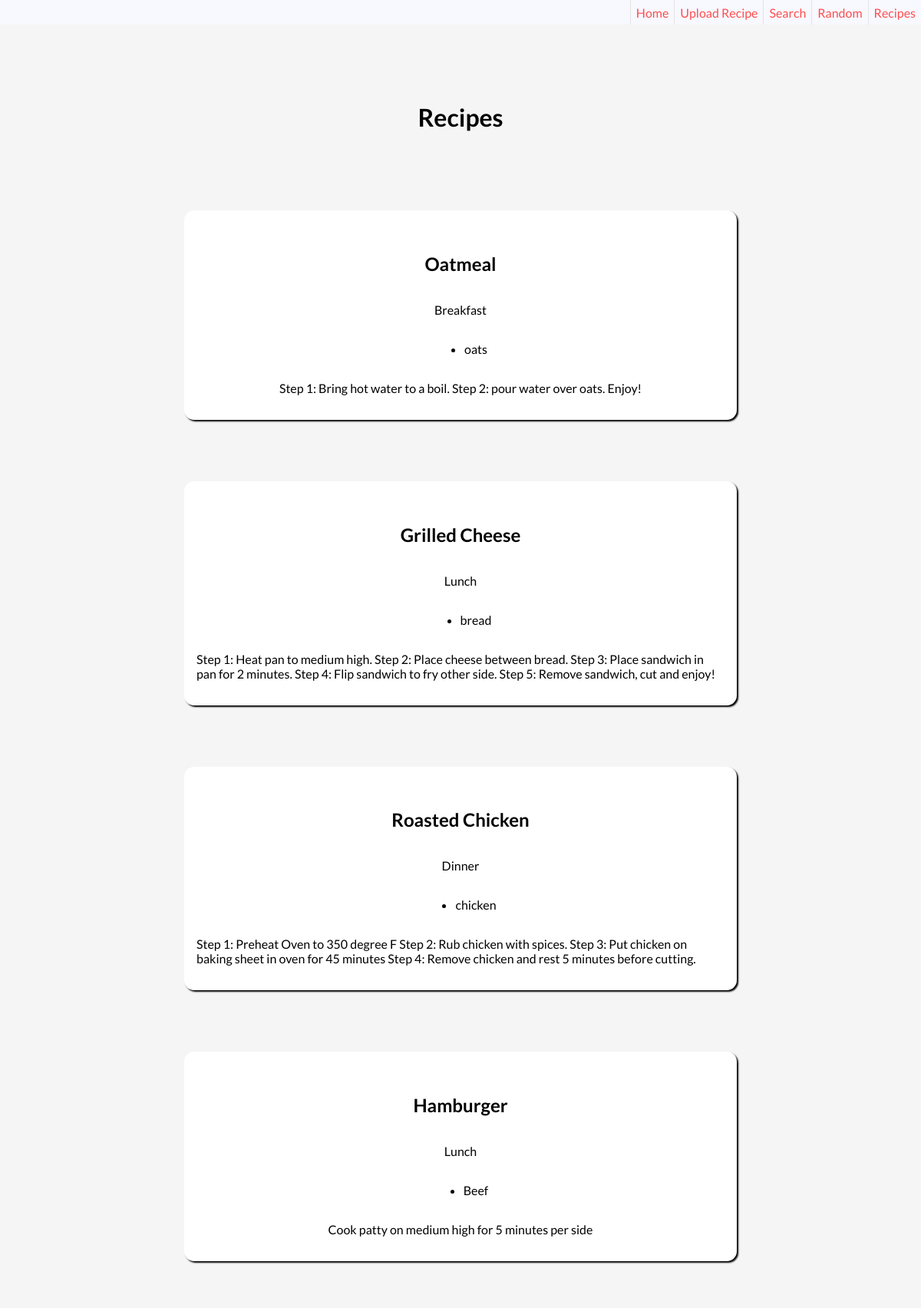
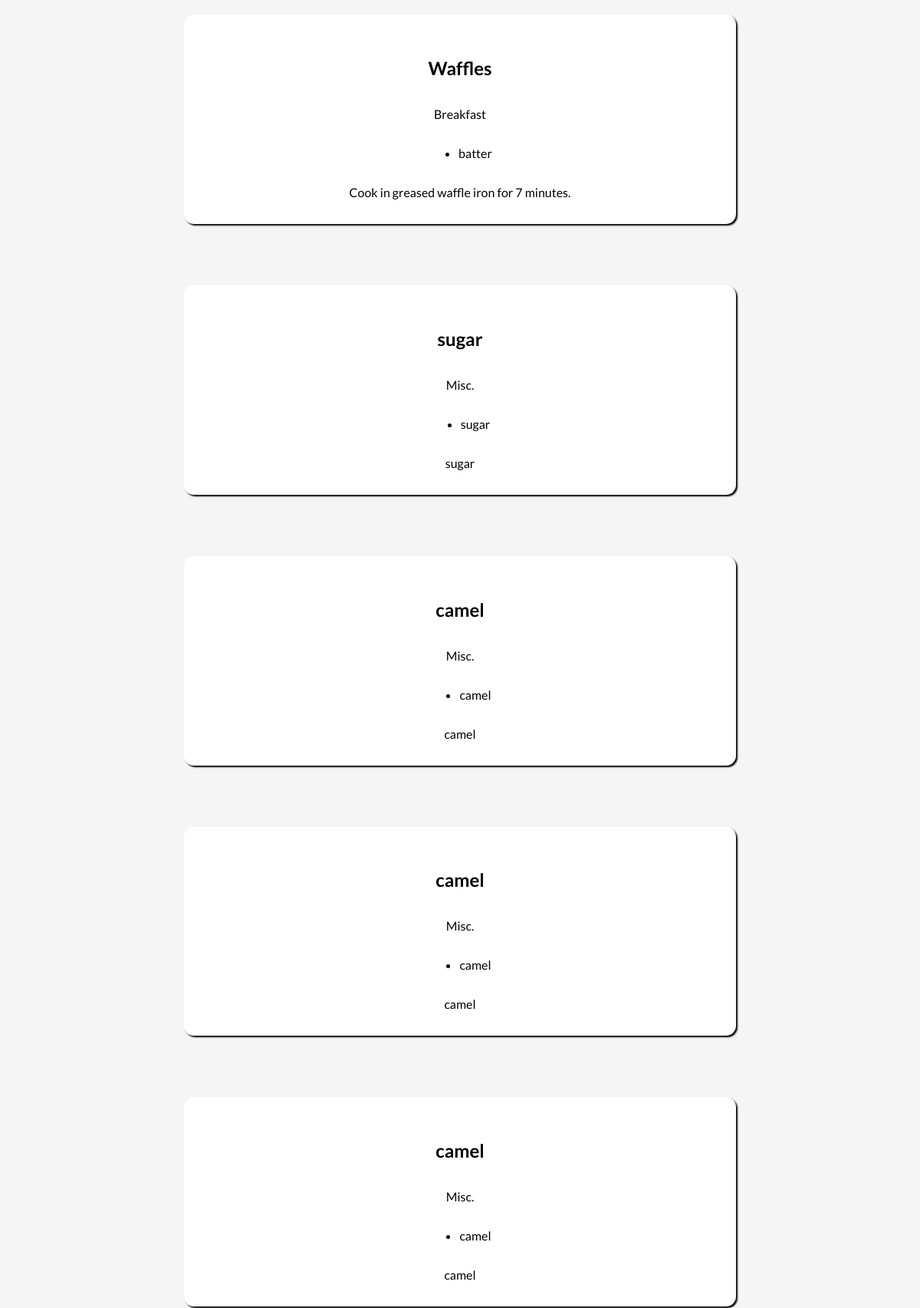
Page /show/ (upper part) on the committed database (2 pictures, top to bottom).
### tables this page shows
CREATE TABLE recipes (
    id INTEGER PRIMARY KEY AUTOINCREMENT,
    title TEXT NOT NULL,
    img TEXT,
    type INTEGER NOT NULL,
    ingredient TEXT NOT NULL,
    instructions TEXT NOT NULL
);

### app.py (the view)
@app.route('/show/')
def show():
    conn = get_db_conn()
    recipes = conn.execute('SELECT * FROM recipes').fetchall()
    conn.close()
    return render_template('show.html', recipes=recipes)

### app.py (called while the page is built)
def get_db_conn():
    conn = sqlite3.connect('database.db')
    conn.row_factory = sqlite3.Row
    return conn

### templates/show.html (shortened to what this page needs)
{% extends 'base.html' %}
{% block content %}
<div class="recipe-container">
<h1>Recipes</h1>
{% for recipe in recipes %}
  <div class="recipe">
    <h2>{{recipe['title']}}</h2>
    {% if recipe['type'] == 0 %}
    <p>Breakfast</p>
    {% elif recipe['type'] == 1%}
    <p>Lunch</p>
    {% elif recipe['type'] == 2%}
    <p>Dinner</p>
    {% else %}
    <p>Misc.</p>
    {% endif %}
    <ul>
        <li>{{recipe['ingredient']}}</li>
    </ul>
    <p>{{recipe['instructions']}}</p>
  </div>
  {% endfor %}
</div>
{% endblock %}

### static/style.css (style rules this page uses)
body { font-family: 'Lato', sans-serif; margin: 0; background-color: whitesmoke; }
.recipe-container { margin-top: 5rem; display: flex; flex-direction: column; align-items: center; align-content: center; justify-content: center; margin-bottom: 1rem; }
.recipe { width: 60vw; max-width: 50rem; display: flex; flex-direction: column; align-items: center; align-content: center; justify-content: center; margin-top: 5rem; padding: 1rem 0 1rem 0; background-color: white; box-shadow: 2px 2px 2px black; border-radius: 13px; }
.recipe p { max-width: 50rem; padding: 0px 1rem 0px 1rem; }

### rows in the picture
recipes: title "Oatmeal", type "Breakfast", ingredient "oats", instructions "Step 1: Bring hot water to a boil. Step 2: pour water over oats. Enjoy!"
recipes: title "Grilled Cheese", type "Lunch", ingredient "bread", instructions "Step 1: Heat pan to medium high. Step 2: Place cheese between bread. Step 3: Place sandwich in pan for 2 minutes. Step 4: Flip sandwich to fry other side. Step 5: Remove sandwich, cut and enjoy!"
recipes: title "Roasted Chicken", type "Dinner", ingredient "chicken", instructions "Step 1: Preheat Oven to 350 degree F Step 2: Rub chicken with spices. Step 3: Put chicken on baking sheet in oven for 45 minutes Step 4: Remove chicken and rest 5 minutes before cutting."
recipes: title "Hamburger", type "Lunch", ingredient "Beef", instructions "Cook patty on medium high for 5 minutes per side"
recipes: title "Waffles", type "Breakfast", ingredient "batter", instructions "Cook in greased waffle iron for 7 minutes."
recipes: title "sugar", type "Misc.", ingredient "sugar", instructions "sugar"
recipes: title "camel", type "Misc.", ingredient "camel", instructions "camel"
recipes: title "camel", type "Misc.", ingredient "camel", instructions "camel"
recipes: title "camel", type "Misc.", ingredient "camel", instructions "camel"
